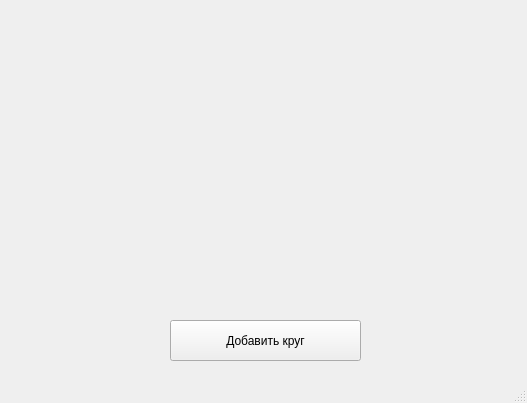
<?xml version="1.0" encoding="UTF-8"?>
<ui version="4.0">
 <class>MainWindow</class>
 <widget class="QMainWindow" name="MainWindow">
  <property name="geometry">
   <rect>
    <x>0</x>
    <y>0</y>
    <width>527</width>
    <height>403</height>
   </rect>
  </property>
  <property name="windowTitle">
   <string>MainWindow</string>
  </property>
  <widget class="QWidget" name="centralwidget">
   <widget class="QPushButton" name="pushButton">
    <property name="geometry">
     <rect>
      <x>170</x>
      <y>320</y>
      <width>191</width>
      <height>41</height>
     </rect>
    </property>
    <property name="text">
     <string>Добавить круг</string>
    </property>
   </widget>
  </widget>
  <widget class="QMenuBar" name="menubar">
   <property name="geometry">
    <rect>
     <x>0</x>
     <y>0</y>
     <width>527</width>
     <height>18</height>
    </rect>
   </property>
  </widget>
  <widget class="QStatusBar" name="statusbar"/>
 </widget>
 <resources/>
 <connections/>
</ui>
